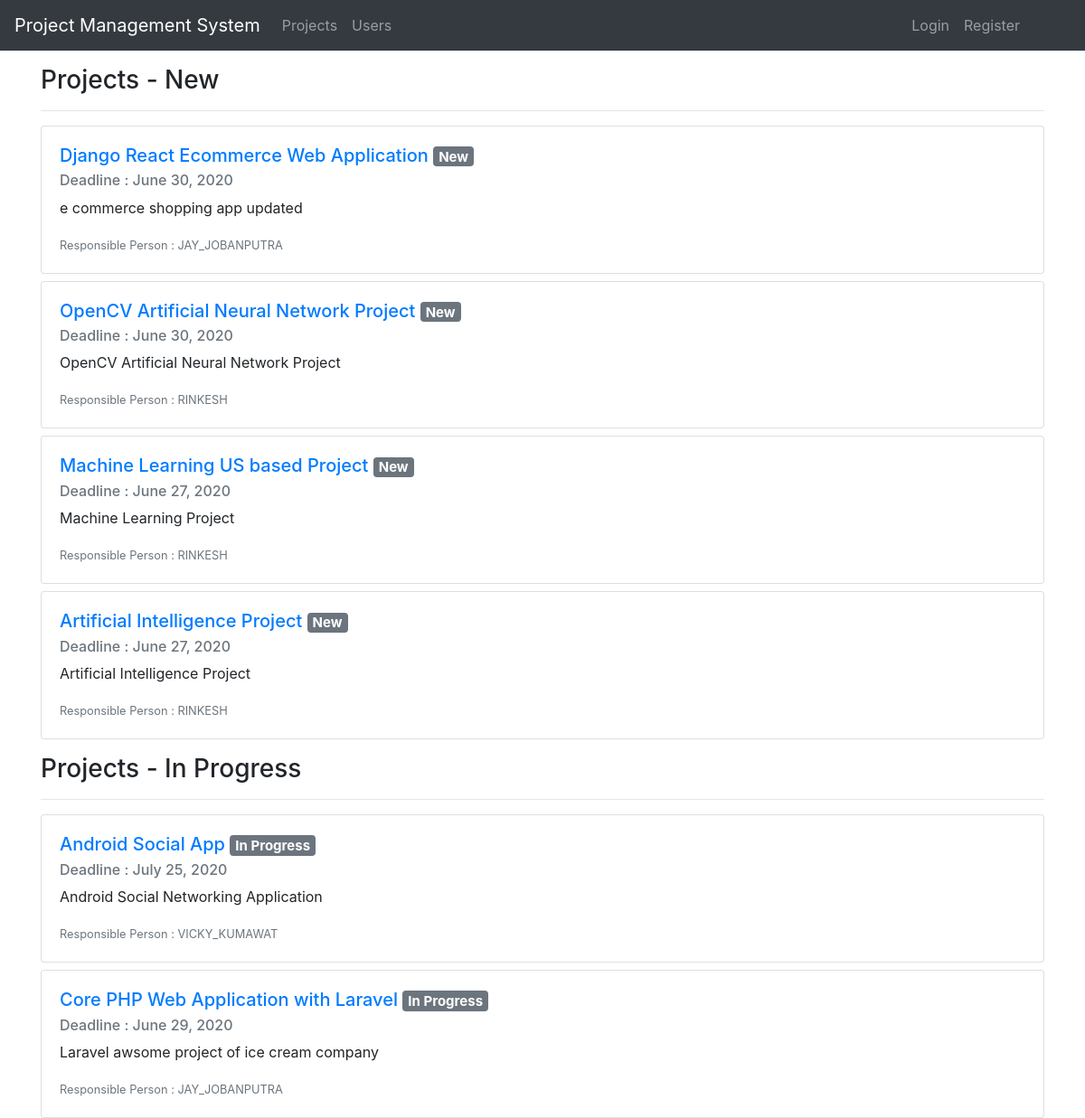
The page / on the database its author committed.
### projects/models.py (models this page shows, shortened)
class Project(models.Model):
    project_name = models.CharField(max_length=200)
    description = models.TextField(blank=True)
    start_date = models.DateField(auto_now_add=True)
    end_date = models.DateField()
    status = models.CharField(max_length=4, choices=status, default=1)
    assign = models.ManyToManyField(User)
    class Meta:
        ordering = ['project_name']

### projects/views.py (the view)
# urls.py: path('', ProjectListView.as_view() , name='projects-list'),
class ProjectListView(ListView):
    model = Project
    template_name = 'projects/projects.html'
    def get_context_data(self, **kwargs):
        context = super().get_context_data(**kwargs)
        context['projects_new'] = Project.objects.filter(status='1').order_by('-end_date')
        context['projects_progress'] = Project.objects.filter(status='2').order_by('-end_date')
        context['projects_completed'] = Project.objects.filter(status='3').order_by('-end_date')
        context['projects_cancelled'] = Project.objects.filter(status='4').order_by('-end_date')
        return context

### projects/templates/projects/projects.html (shortened to what this page needs)
{% extends 'projects/base.html' %}
{% block content %}
    <div class="container">
      {% if projects_new %}
        <h3 class="mt-3">Projects - New</h3><hr>
        {% for project in projects_new %}
            <div class="card mt-2">
              <div class="card-body">
                  <h5 class="card-title"><a href="{% url 'project-detail' project.id %}" class="text-decoration-none">{{ project.project_name }}</a>
                      {% if project.status == '1' %}
                        <span class="badge badge-secondary">New</span>
                      {% elif project.status == '2' %}
                        <span class="badge badge-secondary">In Progress</span>
                      {% elif project.status == '3' %}
                        <span class="badge badge-secondary">Completed</span>
                      {% else %}
                        <span class="badge badge-secondary">Cancelled</span>
                      {% endif %}
                  </h5>
                  <h6 class="card-subtitle mb-2 text-muted">Deadline : {{ project.end_date }}</h6>
                  <p class="card-text">{{ project.description }}</p>
                  <p class="card-text"><small class="text-muted">Responsible Person : {{ project.assign.all|join:', '|upper }}</small></p>
              </div>
            </div>
        {% endfor %}
        {% endif %}
        {% if projects_progress %}
        <h3 class="mt-3">Projects - In Progress</h3><hr>
        {% for project in projects_progress %}
            <div class="card mt-2">
              <div class="card-body">
                <h5 class="card-title"><a href="{% url 'project-detail' project.id %}" class="text-decoration-none">{{ project.project_name }}</a>
                      {% if project.status == '1' %}
                        <span class="badge badge-secondary">New</span>
                      {% elif project.status == '2' %}
                        <span class="badge badge-secondary">In Progress</span>
                      {% elif project.status == '3' %}
                        <span class="badge badge-secondary">Completed</span>
                      {% else %}
                        <span class="badge badge-secondary">Cancelled</span>
                      {% endif %}
                  </h5>
                  <h6 class="card-subtitle mb-2 text-muted">Deadline : {{ project.end_date }}</h6>
                  <p class="card-text">{{ project.description }}</p>
                  <p class="card-text"><small class="text-muted">Responsible Person : {{ project.assign.all|join:', '|upper }}</small></p>
              </div>
            </div>
        {% endfor %}
        {% endif %}
    </div>
{% endblock content %}

### rows shown on the page
Project: project_name "Django React Ecommerce Web Application", status "New", end_date "June 30, 2020", description "e commerce shopping app updated", assign.all "JAY_JOBANPUTRA"
Project: project_name "OpenCV Artificial Neural Network Project", status "New", end_date "June 30, 2020", description "OpenCV Artificial Neural Network Project", assign.all "RINKESH"
Project: project_name "Machine Learning US based Project", status "New", end_date "June 27, 2020", description "Machine Learning Project", assign.all "RINKESH"
Project: project_name "Artificial Intelligence Project", status "New", end_date "June 27, 2020", description "Artificial Intelligence Project", assign.all "RINKESH"
Project: project_name "Android Social App", status "In Progress", end_date "July 25, 2020", description "Android Social Networking Application", assign.all "VICKY_KUMAWAT"
Project: project_name "Core PHP Web Application with Laravel", status "In Progress", end_date "June 29, 2020", description "Laravel awsome project of ice cream company", assign.all "JAY_JOBANPUTRA"
